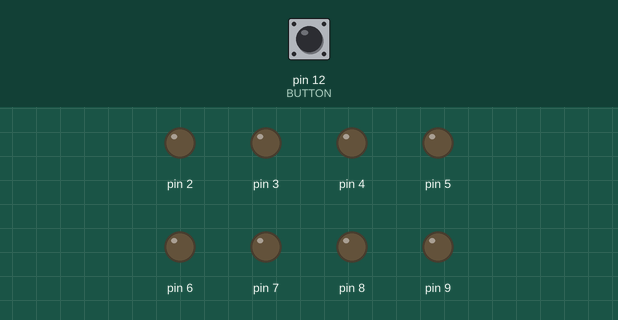
Recording of a sketch running on a simulated Arduino Uno, built with avr-gcc and run on an emulated ATmega328P. On the bench: output pins drawn as LEDs (lit = HIGH). Inputs (shaded band) come from the test bench; at power-on: pin 12 (BUTTON) LOW.

Above: at 1.2 s.
1.3 s: pin 12 (BUTTON) pulled HIGH for 0.15 s
At 2.2 s:
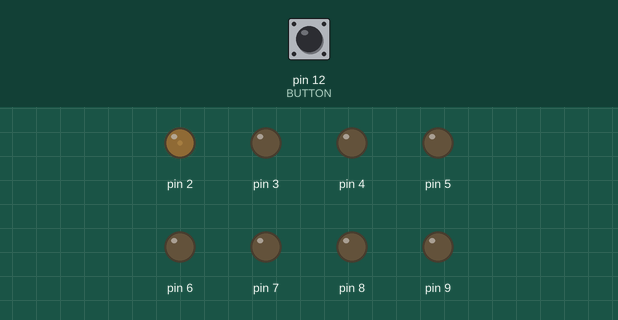
2.9 s: pin 12 (BUTTON) pulled HIGH for 1 s
At 3.5 s:
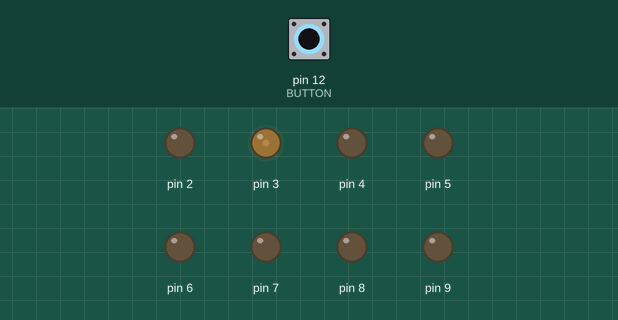
5.4 s: pin 12 (BUTTON) pulled HIGH for 0.15 s
At 6.6 s:
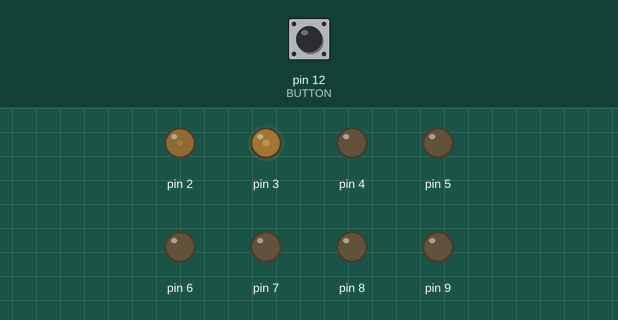
7.0 s: pin 12 (BUTTON) pulled HIGH for 3.2 s
At 7.8 s:
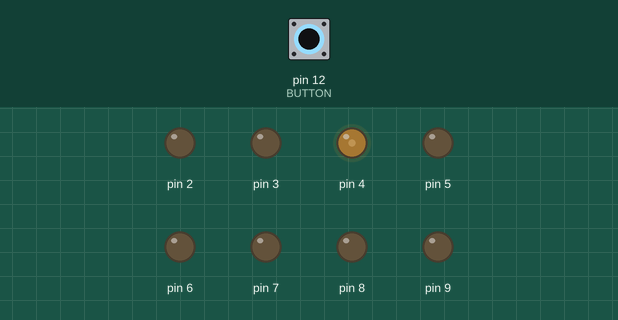
11.7 s: pin 12 (BUTTON) pulled HIGH for 0.15 s
At 12.9 s:
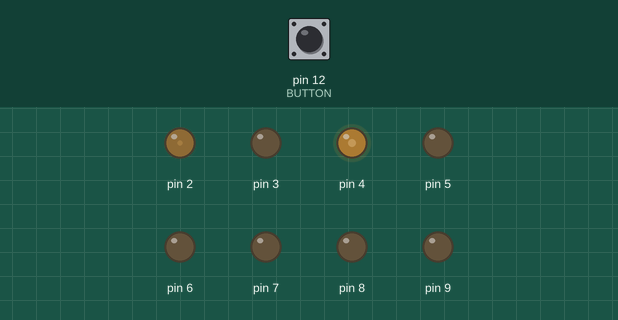
13.3 s: pin 12 (BUTTON) pulled HIGH for 1 s
At 14.2 s:
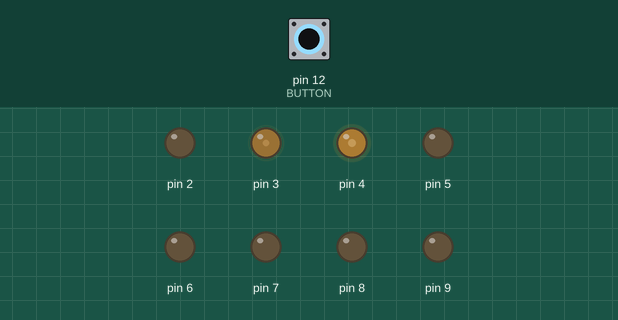
Timing chart, 0 to 16.3 s (numbered marks = the images above; inputs shaded):
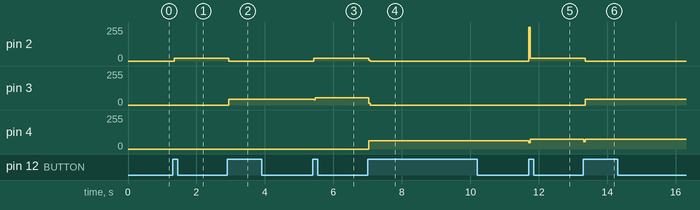

Measured:
- after the input at 1.3 s, pin 2: 0/255 → 22/255 after 0.05 s
- after the input at 2.9 s, pin 2: 22/255 → 0/255 after 0.05 s; pin 3: 0/255 → 44/255 after 0.05 s
- after the input at 5.4 s, pin 2: 0/255 → 21/255 at once; pin 3: 44/255 → 55/255 at once
- after the input at 7.0 s, pin 2: 21/255 → 0/255 at once; pin 3: 55/255 → 0/255 at once; pin 4: 0/255 → 63/255 at once
- after the input at 11.7 s, pin 2: 0/255 → 21/255 at once; pin 4: 63/255 → 73/255 at once
- after the input at 13.3 s, pin 2: 21/255 → 0/255 after 0.05 s; pin 3: 0/255 → 42/255 after 0.05 s; pin 4: 73/255 → 75/255 at once

The sketch:

button_counting.ino
```cpp
#define BUTTON 12

int sum_set = 0;
int val = 0; //store the state of input pin
int old_val =0;
void calculate(int);

void setup(){
  int j; //index variable
  for(j=2; j<=9; j++){
    pinMode(j, OUTPUT); //pins 2-9 output
  }
  pinMode(BUTTON, INPUT); //button read
}

void loop(){
  int j; //index variable
  val = digitalRead(BUTTON);  //read input from button to val

   // check if button is pressed or not

   if(val == HIGH && old_val == LOW){
       sum_set++;
       delay(10); //de-bounce
   }

   old_val = val; //val is now old

   calculate(sum_set);
   for(j=2; j<=9; j++)
     digitalWrite(j, LOW); //clear lights that may not need to be on

}

//Determine which lights need to be on

void calculate(int sum){
  int k; // index variable

  int led_calc[9] = {100, 80, 40, 20, 10, 8, 4, 2 ,1};// array for
                                                     // led place
                                                     // value

  if(sum == led_calc[0]) //reset once we get to 100
    sum_set = 0;

  for(k=1; k<=8; k++){
    if( sum >= led_calc[k]){
      digitalWrite (9-(k-1), HIGH);
      sum = sum - led_calc[k];
    }
  }
}
```
